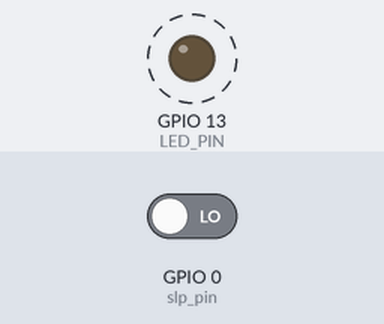
A sketch run on a simulated ESP32. Shown: output pins drawn as LEDs (lit = HIGH). Dashed ring = blinking. The test bench sets the inputs (shaded band); at power-on: GPIO 0 (slp_pin) LOW. WiFi joins after 1.5 s; servers stay silent unless stated; pins used as bus, display or sensor lines are not drawn; what the sketch prints to the serial monitor is not drawn. At 4.2 s the program puts the board to deep sleep or switches it off; the recording ends there.

Above: at 0.2 s.
Timing chart, 0 to 3.0 s (numbered marks = the images above):
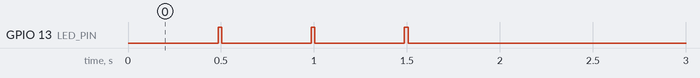

Measured:
- by itself, GPIO 13 (LED_PIN): alternates HIGH for 0.02 s and LOW for 0.48 s, 6 changes in all, then stays LOW

The sketch:

MainESP32v4_DIO.ino
```cpp
/////////////////////////////////////////////////////////////////
//     ESP32 Thing Plus wifi+deepSleep A0 data Transmition     //
//      AG                                                     //
/////////////////////////////////////////////////////////////////
// Each iteration save the value on AO in the struct rtcData, then deep sleep 60s
// Send to wifi if rtcData is full (60 values, each hour)
// Reset switch restet also the value in rtcData
// Send incomplete data to wifi if onBoard switch 0 is pressed (add one iteration and one value to rtcData)
// Timers set a maximum time to wait wifi (5min)
// Timer track every iteration loop time to spend this time less in deep sleep.
// Warning: change device name 40  <=============

#include <WiFi.h>
#include "driver/adc.h"
#include <esp_wifi.h>
#include <esp_bt.h>
#include "driver/rtc_io.h"

#define uS_TO_S_FACTOR 1000000  /* Conversion factor for micro seconds to seconds */
#define TIME_TO_SLEEP  60        // Time ESP32 will go to sleep (in seconds), 60s by default

// WiFi network name and password:
const char * ssid = "OpenTeraHub";
const char * password = "CdRV1036!!";
const char* host = "192.168.4.1";  // Server address
const uint16_t port = 3000;  // Server port

// Main data structure to be recorded to  RTC mem and transmitted
const int lengthData = 60*8; // 4h for data and 4h in backup
RTC_DATA_ATTR struct {
  uint16_t nbpts;
  uint16_t data[lengthData];
} rtcData;
float sensorValue = 0;

//Wifi Related
int timeWifi;
int waitWifi;
const int time2WaitWifi = 20e6; // only 20sec
bool wifiTranfered = false;
const char * device = "ESP32_030"; // <================================== HERE!

// Other
int LED_PIN = 13; // Onboard DEL
int powerDO_PIN = 25; // Onboard to power the FSR when ON (A1)
int slp_pin = 0; //Onboard slp swith
int slp_val = 0;
const int analogInPin = A0;  // ESP32 Analog Pin ADC0 = A0
int i;
int t_depart = millis();
int t_total;
bool wkupSW = false;

//Setup
void setup() {
  //Start timer
  t_depart = millis();

  //Initilize hardware:
  Serial.begin(115200); // Serial port to display status and help debug
  Serial.println();
  pinMode(powerDO_PIN, OUTPUT);
  pinMode(LED_PIN, OUTPUT);
  pinMode(slp_pin, INPUT);
}

//Main loop
void loop() {
  // Record one point
  rtc_gpio_hold_dis(GPIO_NUM_25); //Enable the DO vcc
  rtc_gpio_hold_dis(GPIO_NUM_13); //Enable the LED DO
  rtc_gpio_hold_dis(GPIO_NUM_0); //Enable the SLP DI
  digitalWrite(LED_PIN, HIGH); // Set the LED to High
  digitalWrite(powerDO_PIN, HIGH); // Set the DO vcc to High
  adc_power_on(); // added because we turn it off after
  sensorValue = analogRead(analogInPin); // Read analog input
  adc_power_off();  // turn it off right after reading it
  digitalWrite(powerDO_PIN, LOW); // Set the DO vcc to Low
  digitalWrite(LED_PIN, LOW); // Set the LED to Low
  slp_val = digitalRead(slp_pin); //Read the value on the reset switch
  rtc_gpio_isolate(GPIO_NUM_25); //Disable the DO vcc
  rtc_gpio_isolate(GPIO_NUM_13); //Disable the LED DO
  rtc_gpio_isolate(GPIO_NUM_0); //Disable the SLP DI
  rtcData.data[rtcData.nbpts] = sensorValue; // store the data point to next available space in rtcData

  Serial.print("Nb pts recorded: ");
  Serial.println(rtcData.nbpts + 1);
  Serial.print("last rtcData: "); // much faster, less wakeup time.
  Serial.print(rtcData.data[rtcData.nbpts]);
  Serial.println();
  rtcData.nbpts++;

  //if rtcData is full, open wifi, transmit and restart (wipe rtcData)
  if (rtcData.nbpts >= lengthData/2) {  //lengthData/2 the other half is for backup if transfert failed
     //fill empty values with 9999:
    for (i = 0 ; i < lengthData - rtcData.nbpts; i++) {
      rtcData.data[i+rtcData.nbpts] = 9999;
    }
    if(rtcData.nbpts%5 == 0 || rtcData.nbpts == lengthData/2 || rtcData.nbpts >= lengthData){
      // Connect to the WiFi network (see function below loop)
      uint16_t data2send[rtcData.nbpts];
      for (i = 0 ; i < rtcData.nbpts; i++) {
        data2send[i] = rtcData.data[i];
      }
      ConnectWIFI((uint8_t*) &data2send, rtcData.nbpts*sizeof(uint16_t));   //ConnectWIFI((uint8_t*) &rtcData.data, lengthData*sizeof(uint16_t));
      if (wifiTranfered){
        // Reset Structure
        rtcData.nbpts = 0;
        memset(rtcData.data, 0, sizeof(rtcData.data));
      }
    }
    if (rtcData.nbpts >= lengthData){
      // Shift the structure, one point is lost
      for (int i = 0; i <= lengthData-1; i++){
        rtcData.data[i] = rtcData.data[i+1];
      }
      rtcData.nbpts = rtcData.nbpts-1;
    }
  }

  //check if slp_switch pressed
  if (slp_val == 1) {
    //Check time wasted in the loop to substract it (We want one point each 60s as much as pos
    t_total = millis() - t_depart;
    Serial.print("Sleep for: ");
    Serial.println((TIME_TO_SLEEP * 1e3 - t_total) / 1e3);
    Serial.println();
    esp_sleep_enable_timer_wakeup((TIME_TO_SLEEP * 1e3 - t_total) * uS_TO_S_FACTOR / 1e3);
  }
  else {
    Serial.println("Slp_switch pressed, send nbpts and infinite sleep");
    ConnectWIFI((uint8_t*) &rtcData.nbpts, 1*sizeof(uint16_t));
    Serial.println();
  }
  //Start the deep sleep
  esp_wifi_stop();
  esp_bt_controller_disable();
  esp_deep_sleep_start();

}

//WIFI function
void ConnectWIFI(const uint8_t *data, size_t length) {
  esp_wifi_start(); // added because it's disable at the end of iteration
  // Connect to WiFi network
  WiFi.begin(ssid, password);

  Serial.println();
  Serial.println("Wait for WiFi... ");
  timeWifi = millis();
  while (WiFi.status() != WL_CONNECTED && waitWifi * 1e3 < time2WaitWifi) {
    waitWifi = millis() - timeWifi;
    Serial.print(waitWifi / 1e3);
    Serial.println("s");
    Serial.write(13);
    digitalWrite(LED_PIN, LOW);
    delay(480);
    digitalWrite(LED_PIN, HIGH);
    delay(20);
    digitalWrite(LED_PIN, LOW);
  }
  if (WiFi.status() == WL_CONNECTED){
    Serial.println("");
    Serial.println("WiFi connected");
    Serial.println("IP address: ");
    Serial.println(WiFi.localIP());

    Serial.print("Connecting to ");
    Serial.print(host);
    Serial.print(':');
    Serial.println(port);

    // Use WiFiClient class to create TCP connections
    WiFiClient client;
    client.setNoDelay(true);
    if (!client.connect(host, port)) {
      Serial.println("Connection failed. Data not send");
      delay(1000);
      wifiTranfered = false;
    }
    else{
      Serial.println("Connected! Sending data...");

      // Send greetings, used as folder id in the Pie
      client.print(device);
      delay(500);
      // Send data structure
      client.write(data, length);
      delay(min(max(2000,waitWifi/2), 10000)); // adapt the wait with the connection quality
      client.flush();
      // Close connection
      Serial.println("Closing connection");
      Serial.println();
      client.stop();
      wifiTranfered = true;
    }
  }
  else {
    // Wifi is not found
    Serial.println("Wifi not found, delay expired, data lost");
    Serial.println();
    wifiTranfered = false;
  }
}
```
